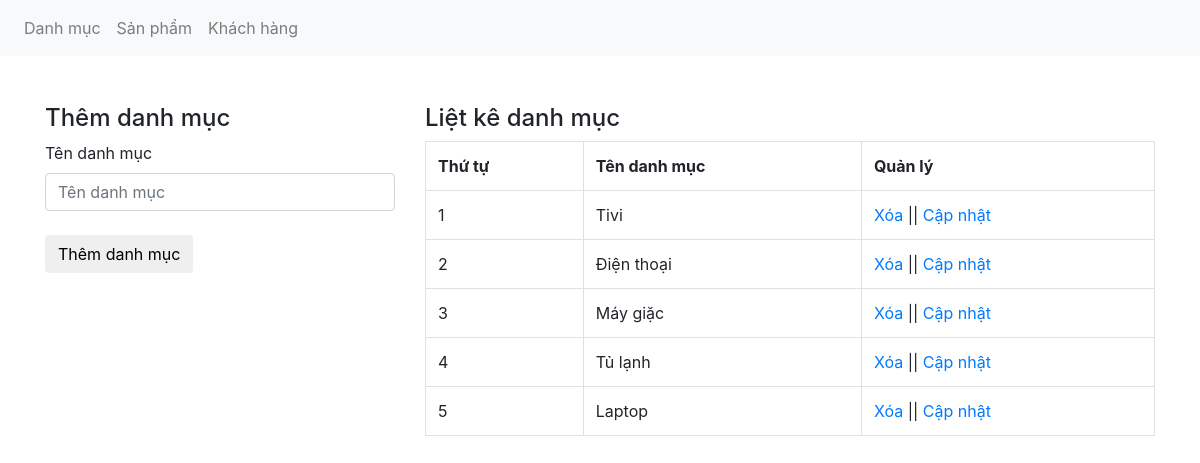
Page /admin/xulydanhmuc.php on the committed database.
### tables this page shows
CREATE TABLE `tbl_category` (
  `category_id` int(11) NOT NULL,
  `category_name` varchar(50) NOT NULL
);

### admin/xulydanhmuc.php (the view, shortened to what this page needs)
<?php
	include('../db/connect.php');
?>
<!DOCTYPE html>
<html lang="en">
<head>
	<link href="../css/bootstrap.css" rel="stylesheet" type="text/css" media="all" />
</head>
<body>
	<nav class="navbar navbar-expand-lg navbar-light bg-light">
	  <div class="collapse navbar-collapse" id="navbarNav">
	    <ul class="navbar-nav">
	      <li class="nav-item">
	        <a class="nav-link" href="xulydanhmuc.php">Danh mục</a>
	      </li>
	      <li class="nav-item">
	        <a class="nav-link" href="xulysanpham.php">Sản phẩm</a>
	      </li>
	       <li class="nav-item">
	        <a class="nav-link" href="xulykhachhang.php">Khách hàng</a>
	      </li>
	    </ul>
	  </div>
	</nav><br><br>
	<div class="container">
		<div class="row">
			<?php
			if(isset($_GET['quanly'])=='capnhat'){
				$id_capnhat = $_GET['id'];
				$sql_capnhat = mysqli_query($con,"SELECT * FROM tbl_category WHERE category_id='$id_capnhat'");
				$row_capnhat = mysqli_fetch_array($sql_capnhat);
				?>
				<div class="col-md-4">
				<h4>Cập nhật danh mục</h4>
				<label>Tên danh mục</label>
				<form action="" method="POST">
					<input type="text" class="form-control" name="danhmuc" value="<?php echo $row_capnhat['category_name'] ?>"><br>
					<input type="hidden" class="form-control" name="id_danhmuc" value="<?php echo $row_capnhat['category_id'] ?>">
					<input type="submit" name="capnhatdanhmuc" value="Cập nhật danh mục" class="btn btn-default">
				</form>
				</div>
			<?php
			}else{
				?>
				<div class="col-md-4">
				<h4>Thêm danh mục</h4>
				<label>Tên danh mục</label>
				<form action="" method="POST">
					<input type="text" class="form-control" name="danhmuc" placeholder="Tên danh mục"><br>
					<input type="submit" name="themdanhmuc" value="Thêm danh mục" class="btn btn-default">
				</form>
				</div>
				<?php
			}
				?>
			<div class="col-md-8">
				<h4>Liệt kê danh mục</h4>
				<?php
				$sql_select = mysqli_query($con,"SELECT * FROM tbl_category ORDER BY category_id DESC");
				?>
				<table class="table table-bordered ">
					<tr>
						<th>Thứ tự</th>
						<th>Tên danh mục</th>
						<th>Quản lý</th>
					</tr>
					<?php
					$i = 0;
					while($row_category = mysqli_fetch_array($sql_select)){
						$i++;
					?>
					<tr>
						<td><?php echo $i; ?></td>
						<td><?php echo $row_category['category_name'] ?></td>
						<td><a href="?xoa=<?php echo $row_category['category_id'] ?>">Xóa</a> || <a href="?quanly=capnhat&id=<?php echo $row_category['category_id'] ?>">Cập nhật</a></td>
					</tr>
					<?php
					}
					?>
				</table>
			</div>
		</div>
	</div>
</body>
</html>

### rows in the picture
tbl_category: category_name "Tivi"
tbl_category: category_name "Điện thoại"
tbl_category: category_name "Máy giặc"
tbl_category: category_name "Tủ lạnh"
tbl_category: category_name "Laptop"
